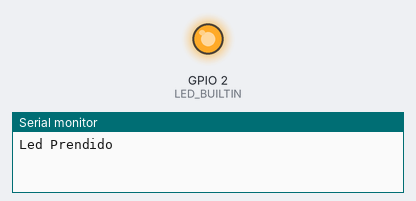
A sketch run on a simulated ESP32-S3. Shown: output pins drawn as LEDs (lit = HIGH), the last lines printed to the serial monitor.

Above: at 1.2 s.
At 4.2 s:
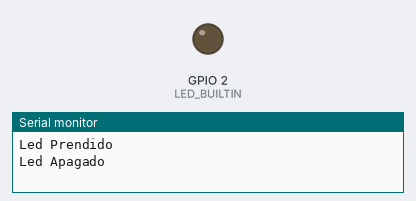
Timing chart, 0 to 7.8 s (numbered marks = the images above):
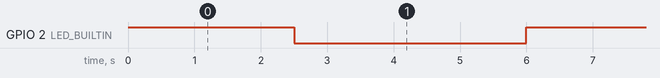

Measured:
- by itself, GPIO 2 (LED_BUILTIN): alternates HIGH for 2.5 s and LOW for 3.5 s

The sketch:

Blinker_Temp.ino
```cpp
//ESP32S3 Dev Module
/*#ifdef __cplusplus
  extern "C" {
#endif
  uint8_t temprature_sens_read();
#ifdef __cplusplus
}
#endif

uint8_t temprature_sens_read();*/


#include <WiFi.h>
#define LED_BUILTIN 2
void setup()
{
  Serial.begin(9600);
  pinMode (LED_BUILTIN, OUTPUT);
}

void loop()
{
  float temp_celsius = temperatureRead();
  digitalWrite(LED_BUILTIN, HIGH);
  Serial.println("Led Prendido");
  delay(2500);
  digitalWrite(LED_BUILTIN, LOW);
  Serial.println("Led Apagado");
  delay(2500);
  Serial.println("la temperatura interna del ESP32 es: ");
  Serial.println(temp_celsius);
  Serial.println("");
  delay(1000);
  //Serial.println((WiFi.localIP()));
}
```
